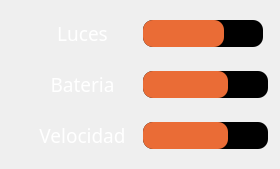
                       <widget class="QFrame" name="verticalFrame_26">
                        <property name="minimumSize">
                         <size>
                          <width>280</width>
                          <height>0</height>
                         </size>
                        </property>
                        <property name="maximumSize">
                         <size>
                          <width>280</width>
                          <height>300</height>
                         </size>
                        </property>
                        <layout class="QVBoxLayout" name="verticalLayout_79">
                         <item>
                          <widget class="QFrame" name="horizontalFrame_62">
                           <property name="maximumSize">
                            <size>
                             <width>16777215</width>
                             <height>60</height>
                            </size>
                           </property>
                           <layout class="QHBoxLayout" name="horizontalLayout_106">
                            <item>
                             <widget class="QLabel" name="label_113">
                              <property name="minimumSize">
                               <size>
                                <width>125</width>
                                <height>0</height>
                               </size>
                              </property>
                              <property name="maximumSize">
                               <size>
                                <width>125</width>
                                <height>16777215</height>
                               </size>
                              </property>
                              <property name="font">
                               <font>
                                <family>Segoe UI Variable</family>
                                <pointsize>14</pointsize>
                               </font>
                              </property>
                              <property name="styleSheet">
                               <string notr="true">color:rgb(255, 255, 255)</string>
                              </property>
                              <property name="text">
                               <string>Luces</string>
                              </property>
                              <property name="alignment">
                               <set>Qt::AlignCenter</set>
                              </property>
                             </widget>
                            </item>
                            <item>
                             <widget class="QProgressBar" name="progressBar_24">
                              <property name="sizePolicy">
                               <sizepolicy hsizetype="Preferred" vsizetype="Minimum">
                                <horstretch>0</horstretch>
                                <verstretch>0</verstretch>
                               </sizepolicy>
                              </property>
                              <property name="minimumSize">
                               <size>
                                <width>120</width>
                                <height>20</height>
                               </size>
                              </property>
                              <property name="maximumSize">
                               <size>
                                <width>125</width>
                                <height>50</height>
                               </size>
                              </property>
                              <property name="styleSheet">
                               <string notr="true">QProgressBar
{
border: solid grey;
border-radius: 10px;
background-color:rgb(0, 0, 0);
color: black;
}
QProgressBar::chunk 
{
background-color: #EA6C36;
border-radius :10px;
}
QProgressBar::font
{
color:rgb(255, 255, 255)
}</string>
                              </property>
                              <property name="value">
                               <number>68</number>
                              </property>
                              <property name="alignment">
                               <set>Qt::AlignCenter</set>
                              </property>
                              <property name="format">
                               <string notr="true"/>
                              </property>
                             </widget>
                            </item>
                           </layout>
                          </widget>
                         </item>
                         <item>
                          <widget class="QFrame" name="horizontalFrame_63">
                           <property name="maximumSize">
                            <size>
                             <width>16777215</width>
                             <height>60</height>
                            </size>
                           </property>
                           <layout class="QHBoxLayout" name="horizontalLayout_107">
                            <item>
                             <widget class="QLabel" name="label_114">
                              <property name="minimumSize">
                               <size>
                                <width>125</width>
                                <height>0</height>
                               </size>
                              </property>
                              <property name="maximumSize">
                               <size>
                                <width>125</width>
                                <height>16777215</height>
                               </size>
                              </property>
                              <property name="font">
                               <font>
                                <family>Segoe UI Variable</family>
                                <pointsize>14</pointsize>
                               </font>
                              </property>
                              <property name="styleSheet">
                               <string notr="true">color:rgb(255, 255, 255)</string>
                              </property>
                              <property name="text">
                               <string>Bateria</string>
                              </property>
                              <property name="alignment">
                               <set>Qt::AlignCenter</set>
                              </property>
                             </widget>
                            </item>
                            <item>
                             <widget class="QProgressBar" name="speed_bar_7">
                              <property name="sizePolicy">
                               <sizepolicy hsizetype="Preferred" vsizetype="Minimum">
                                <horstretch>0</horstretch>
                                <verstretch>0</verstretch>
                               </sizepolicy>
                              </property>
                              <property name="minimumSize">
                               <size>
                                <width>125</width>
                                <height>0</height>
                               </size>
                              </property>
                              <property name="maximumSize">
                               <size>
                                <width>125</width>
                                <height>50</height>
                               </size>
                              </property>
                              <property name="styleSheet">
                               <string notr="true">QProgressBar
{
border: solid grey;
border-radius: 10px;
background-color:rgb(0, 0, 0);
color: black;
}
QProgressBar::chunk 
{
background-color: #EA6C36;
border-radius :10px;
}
QProgressBar::font
{
color:rgb(255, 255, 255)
}</string>
                              </property>
                              <property name="value">
                               <number>68</number>
                              </property>
                              <property name="alignment">
                               <set>Qt::AlignCenter</set>
                              </property>
                              <property name="format">
                               <string notr="true"/>
                              </property>
                             </widget>
                            </item>
                           </layout>
                          </widget>
                         </item>
                         <item>
                          <widget class="QFrame" name="horizontalFrame_64">
                           <property name="maximumSize">
                            <size>
                             <width>16777215</width>
                             <height>60</height>
                            </size>
                           </property>
                           <layout class="QHBoxLayout" name="horizontalLayout_108">
                            <item>
                             <widget class="QLabel" name="label_115">
                              <property name="minimumSize">
                               <size>
                                <width>125</width>
                                <height>0</height>
                               </size>
                              </property>
                              <property name="maximumSize">
                               <size>
                                <width>125</width>
                                <height>16777215</height>
                               </size>
                              </property>
                              <property name="font">
                               <font>
                                <family>Segoe UI Variable</family>
                                <pointsize>14</pointsize>
                               </font>
                              </property>
                              <property name="styleSheet">
                               <string notr="true">color:rgb(255, 255, 255)</string>
                              </property>
                              <property name="text">
                               <string>Velocidad</string>
                              </property>
                              <property name="alignment">
                               <set>Qt::AlignCenter</set>
                              </property>
                             </widget>
                            </item>
                            <item>
                             <widget class="QProgressBar" name="progressBar_25">
                              <property name="sizePolicy">
                               <sizepolicy hsizetype="Preferred" vsizetype="Minimum">
                                <horstretch>0</horstretch>
                                <verstretch>0</verstretch>
                               </sizepolicy>
                              </property>
                              <property name="minimumSize">
                               <size>
                                <width>125</width>
                                <height>20</height>
                               </size>
                              </property>
                              <property name="maximumSize">
                               <size>
                                <width>125</width>
                                <height>50</height>
                               </size>
                              </property>
                              <property name="styleSheet">
                               <string notr="true">QProgressBar
{
border: solid grey;
border-radius: 10px;
background-color:rgb(0, 0, 0);
color: black;
}
QProgressBar::chunk 
{
background-color: #EA6C36;
border-radius :10px;
}
QProgressBar::font
{
color:rgb(255, 255, 255)
}</string>
                              </property>
                              <property name="value">
                               <number>68</number>
                              </property>
                              <property name="alignment">
                               <set>Qt::AlignCenter</set>
                              </property>
                              <property name="format">
                               <string notr="true"/>
                              </property>
                             </widget>
                            </item>
                           </layout>
                          </widget>
                         </item>
                        </layout>
                       </widget>
